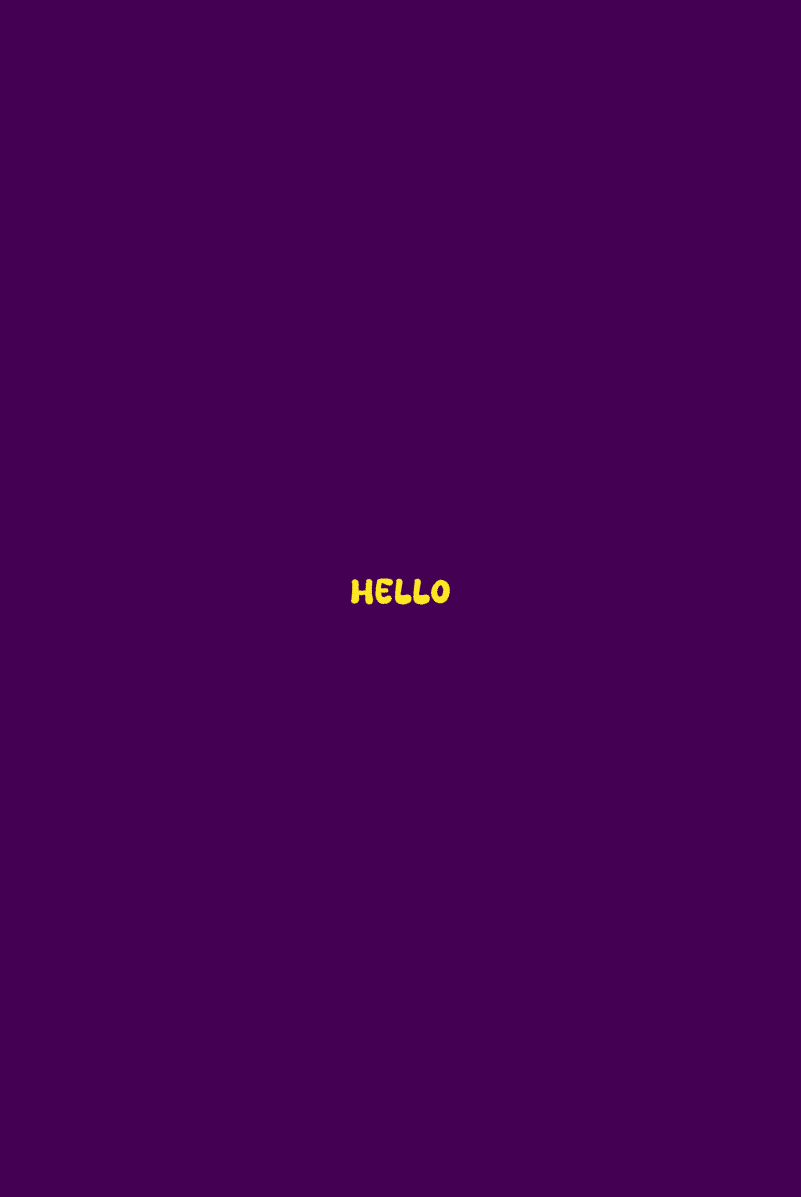
#> input picture layers/layer_0.png, 2403 x 3591 px, given in place of image.png, which was not available (shown at 1/3 size)
$ python test.py
#> lines starting #> are read from the running program, lines starting #| are printed output that depends on the picture; after the words box and inside, x2 and y2 are one past the last pixel; in counts of white or black regions, pixels touching at a corner belong together; pictures that were not available may be replaced by others from this repository, and a replacement may not be noted
import cv2
import numpy as np
import matplotlib.pyplot as plt

def load_and_convert_to_grayscale(image_path):
    # Load an image and convert to grayscale
#> called with image_path = 'imagesInput/image.png'
    image = cv2.imread(image_path, cv2.IMREAD_GRAYSCALE)
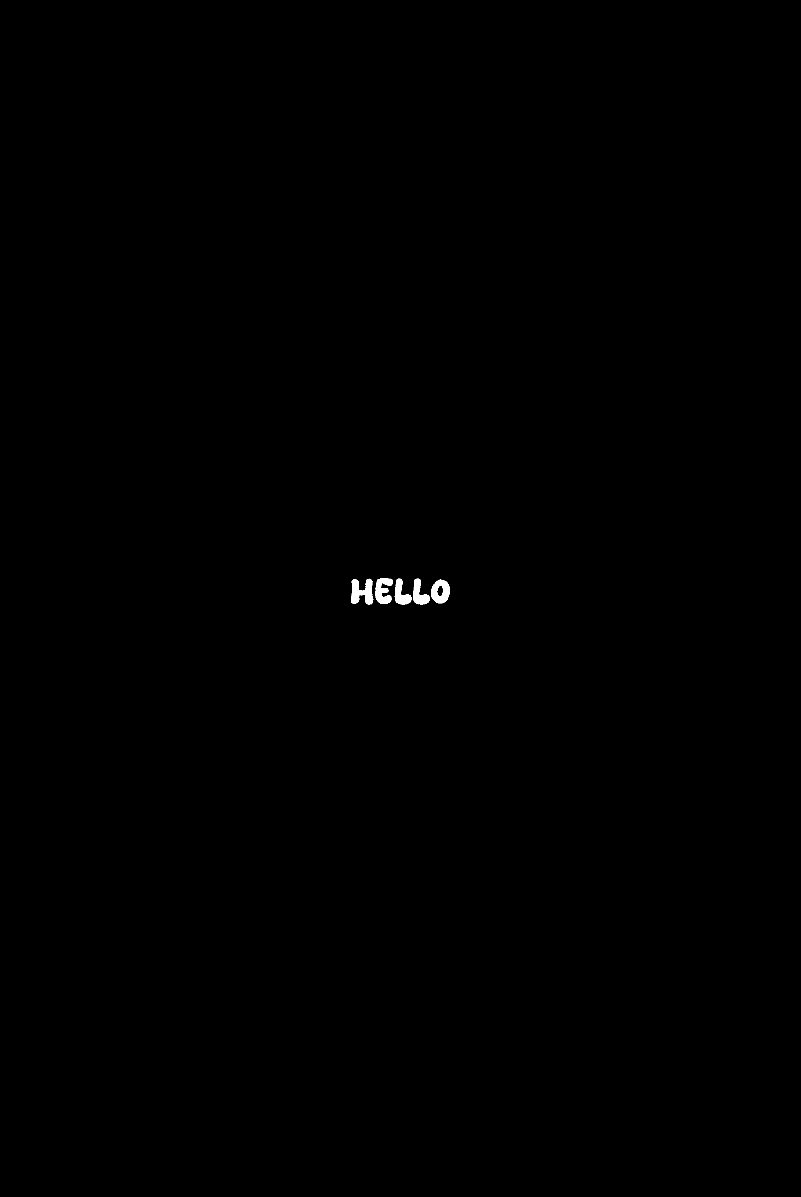
#> image: shape (3591, 2403) (shown at 1/3 size); values 30 (black) and 215 (white), 0.14% white; 5 white regions, box (x1, y1, x2, y2) and area: (1053, 1736, 1120, 1814) 3151, (1293, 1738, 1350, 1810) 2615, (1126, 1735, 1179, 1812) 2545, (1184, 1736, 1235, 1814) 2061, (1239, 1736, 1290, 1814) 2061
    return image

def extract_bit_planes(image):
    # Extract 8-bit planes from the grayscale image
    bit_planes = []
    for i in range(8):
        bit_planes.append((image >> i) & 1)
    return bit_planes

def reconstruct_image(bit_planes):
    # Reconstruct the image from bit planes
    reconstructed = np.zeros_like(bit_planes[0], dtype=np.uint8)
    for i, bit_plane in enumerate(bit_planes):
        reconstructed += (bit_plane << i)
    return reconstructed

target_image = load_and_convert_to_grayscale('imagesInput/image.png')
image_to_insert = load_and_convert_to_grayscale('imageWithHiddenText/ImageWithHiddenText.png')
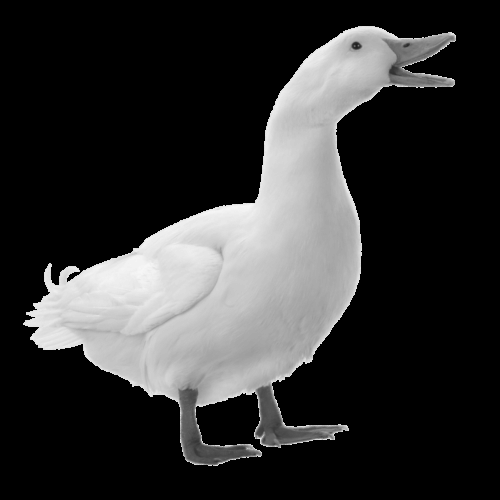
#> input picture imageWithHiddenText/ImageWithHiddenText.png, 500 x 500 px
#> in load_and_convert_to_grayscale, image is the input picture: shape (500, 500); min 0, max 246, mean 51.1

# Resize image_to_insert to match target_image's size
image_to_insert = cv2.resize(image_to_insert, (target_image.shape[1], target_image.shape[0]))
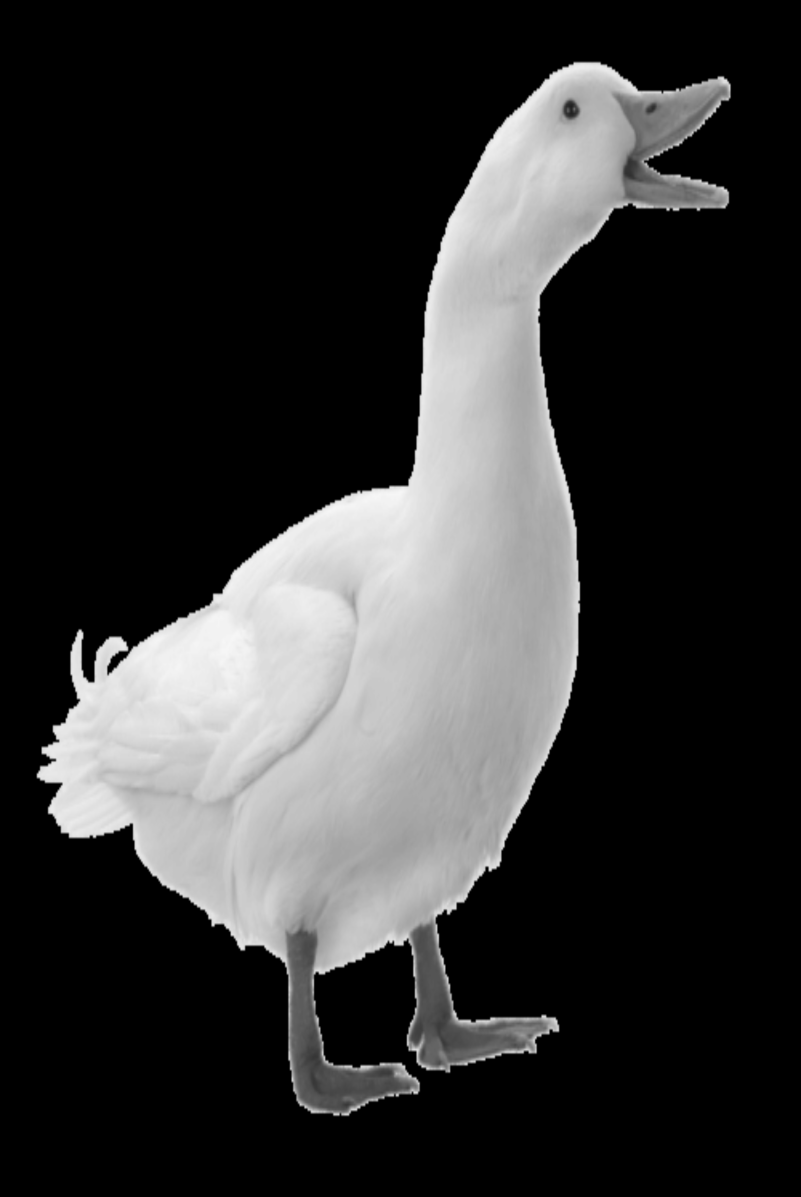
#> image_to_insert: shape (3591, 2403) (shown at 1/3 size); min 0, max 246, mean 51.1

# Extract bit planes
target_bit_planes = extract_bit_planes(target_image)
#> after the loop in extract_bit_planes, `for i in range(8):`: bit_planes = 8 items
#> target_bit_planes = 8 items
insert_bit_planes = extract_bit_planes(image_to_insert)
#> insert_bit_planes = 8 items

# Replace least significant bit-plane of target with that of image_to_insert
target_bit_planes[0] = insert_bit_planes[0]

# Reconstruct the modified image
modified_image = reconstruct_image(target_bit_planes)
#> the loop in reconstruct_image, `for i, bit_plane in enumerate(bit_planes):` made 8 passes
#> after the loop in reconstruct_image, `for i, bit_plane in enumerate(bit_planes):`:
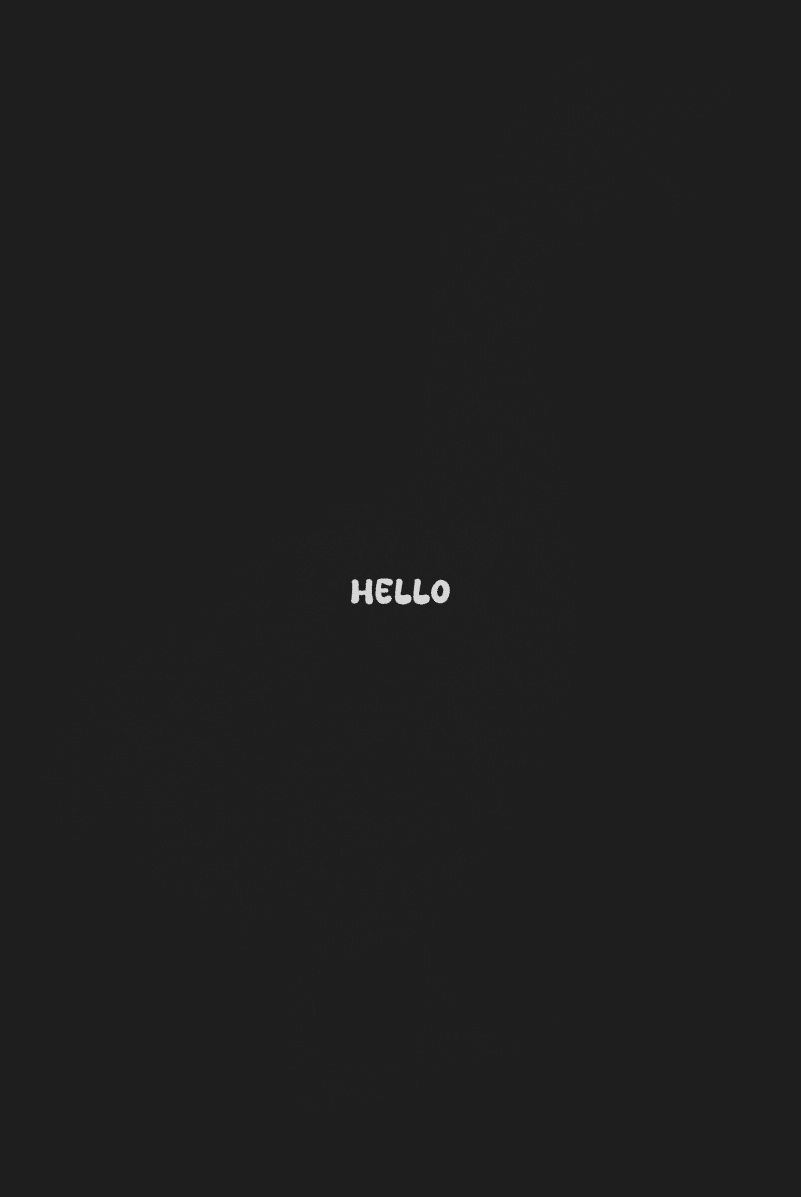
#> reconstructed: shape (3591, 2403) (shown at 1/3 size); min 30, max 215, mean 30.4

# Plotting
plt.figure(figsize=(12, 6))
for i in range(8):
    plt.subplot(2, 5, i + 1)
    plt.imshow(target_bit_planes[i], cmap='gray')
    plt.title(f'Bit-Plane {i}')

plt.subplot(2, 5, 10)
plt.imshow(modified_image, cmap='gray')
plt.title('embedded Secret')
plt.show()
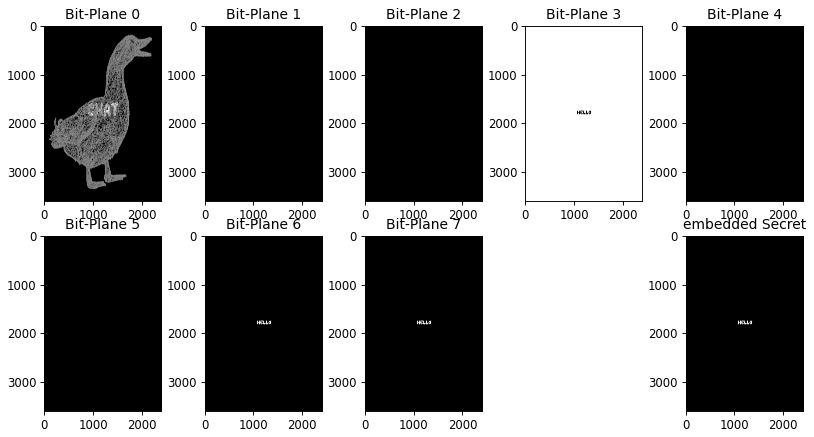
#> figure drawn by matplotlib, 9 panels
